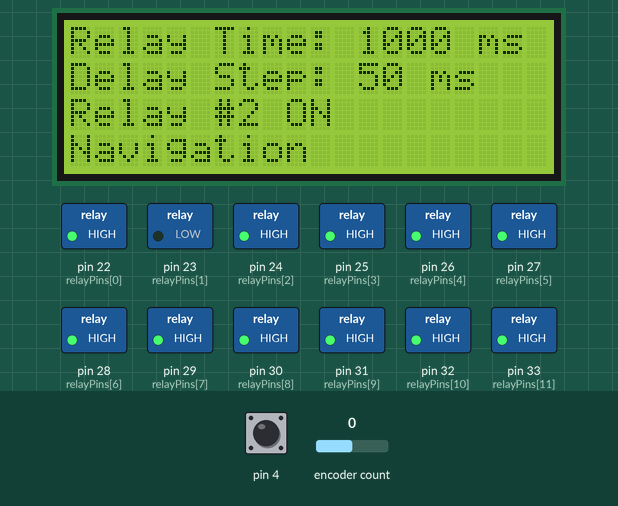
Simulated run of this sketch. Board: Arduino Mega 2560, built with avr-gcc and run on an emulated ATmega2560. On the bench: 20×4 character LCD, switched loads named in the sketch (green lamp = pin HIGH). The inputs (shaded band) are chosen by the test bench; at power-on: encoder count 0, pin 4 HIGH.

Above: at 1.6 s.
1.7 s: encoder count set to 1
At 2.6 s:
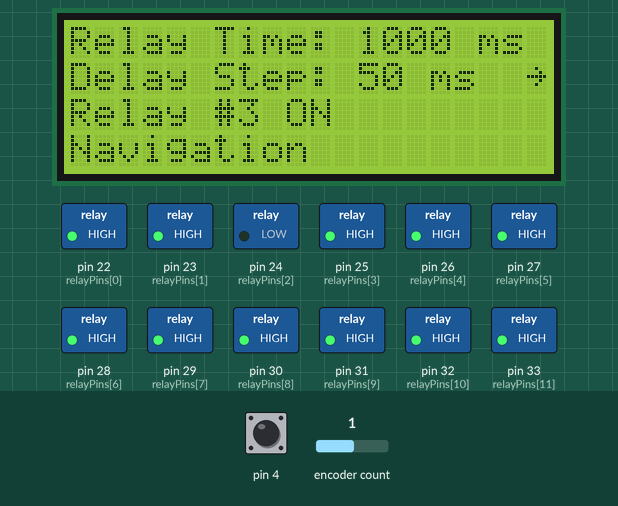
4.7 s: pin 4 pulled LOW for 0.15 s
At 5.8 s:
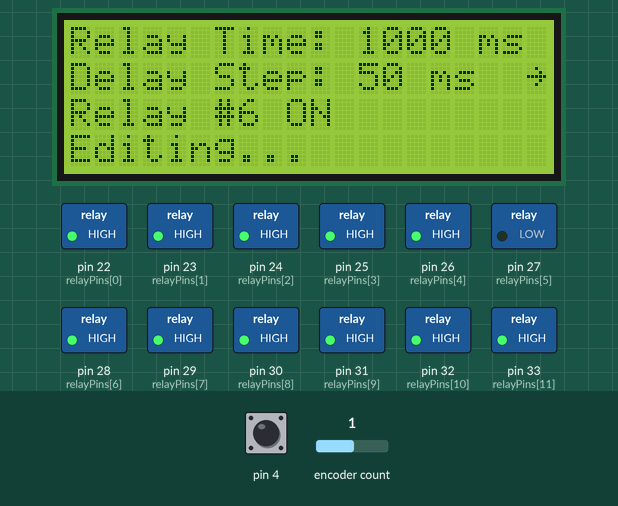
7.8 s: pin 4 pulled LOW for 0.15 s
At 8.8 s:
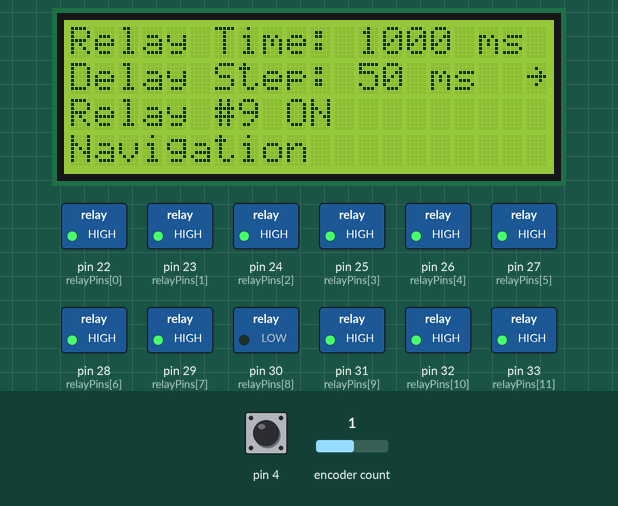
10.9 s: encoder count set to 0
At 11.8 s:
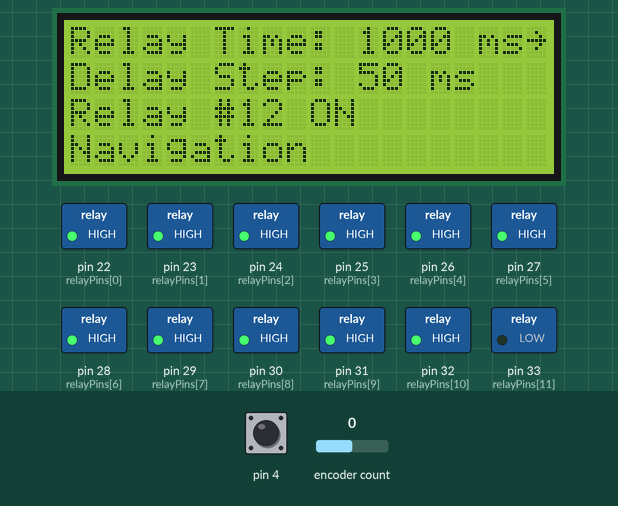
13.9 s: pin 4 pulled LOW for 0.15 s
At 15.7 s:
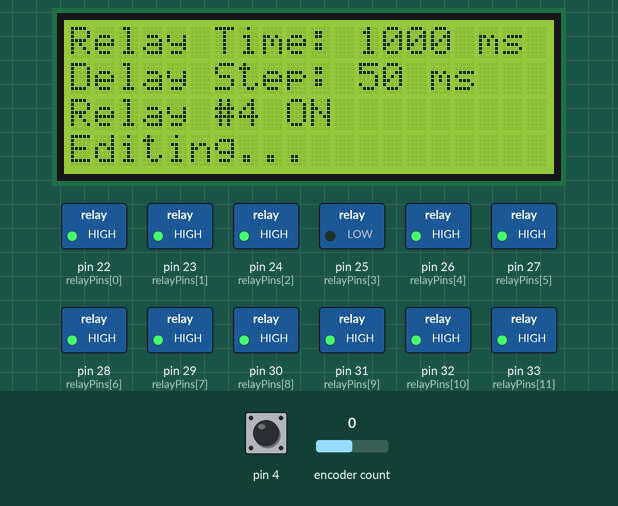
17.0 s: pin 4 pulled LOW for 0.15 s
At 18.8 s:
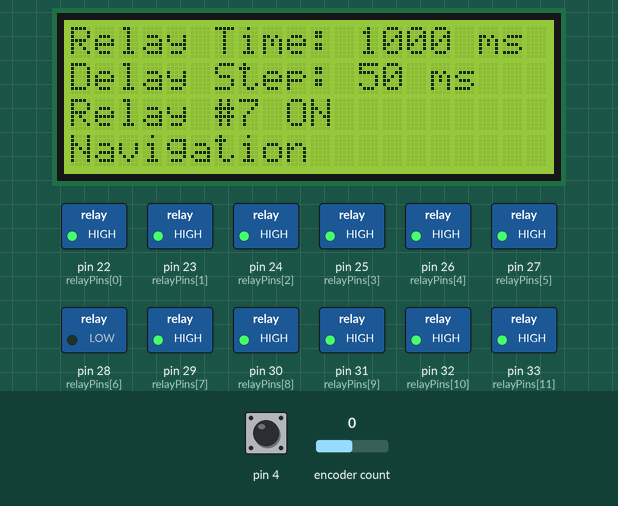
Timing chart, 0 to 21.1 s (numbered marks = the images above; inputs shaded):
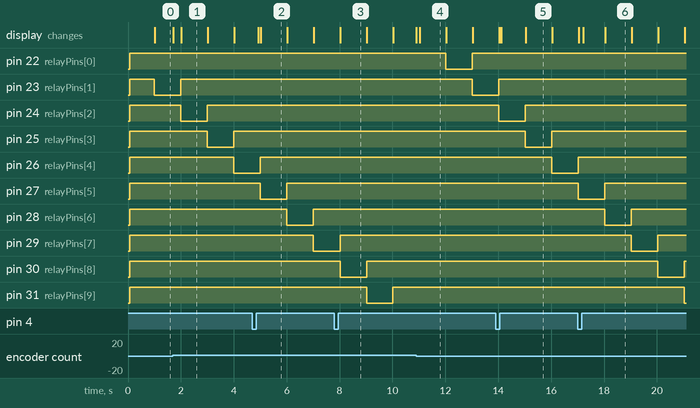

The sketch:

resistance_welding.ino
```cpp
#include <Wire.h>
#include <LiquidCrystal_I2C.h>
#include <GyverEncoder.h>

LiquidCrystal_I2C lcd(0x27, 20, 4); // Адрес I2C дисплея и размер 20x4
Encoder encoder(2, 3, 4);           // Пины CLK, DT, SW

const int relayPins[] = {22, 23, 24, 25, 26, 27, 28, 29, 30, 31, 32, 33};
const int relayCount = sizeof(relayPins) / sizeof(relayPins[0]);
int currentRelay = 0;
unsigned long relayDuration = 1000; // Время работы реле
int timaDelayRelay = 50;            // Задержка изменения времени
unsigned long lastRelaySwitchTime = 0;

int menuPos = 0;                    // Текущая позиция в меню
bool editMode = false;              // Режим редактирования (false — навигация, true — изменение)

// Значения для отображения в меню
const char* menuItems[] = {
  "Relay Time:",
  "Delay Step:"
};
const int menuCount = 2;

void setup() {
  Serial.begin(9600);
  encoder.setType(TYPE2); // Установка типа энкодера

  lcd.init();
  lcd.backlight();

  for (int i = 0; i < relayCount; i++) {
    pinMode(relayPins[i], OUTPUT);
    digitalWrite(relayPins[i], HIGH); // Все реле выключены
  }

  displayMenu(true); // Первичная отрисовка меню
}

void loop() {
  encoder.tick();

  if (encoder.isClick()) {
    editMode = !editMode; // Переключение между навигацией и редактированием
    displayMenu(true);    // Полная перерисовка меню
  }

  if (editMode) {
    handleEditMode();
  } else {
    handleNavigationMode();
  }

  handleRelayControl();
}

void handleEditMode() {
  int increment = 0;
  if (encoder.isRight()) increment = 1;
  if (encoder.isLeft()) increment = -1;

  if (menuPos == 0) {
    // Изменение relayDuration
    relayDuration += increment * timaDelayRelay;
    relayDuration = constrain(relayDuration, 100, 2000);
  } else if (menuPos == 1) {
    // Изменение timaDelayRelay
    timaDelayRelay += increment;
    timaDelayRelay = constrain(timaDelayRelay, 10, 50);
  }

  displayMenu(false); // Обновляем только измененные значения
}

void handleNavigationMode() {
  if (encoder.isRight()) menuPos++;
  if (encoder.isLeft()) menuPos--;

  menuPos = constrain(menuPos, 0, menuCount - 1);
  displayMenu(false); // Обновляем только курсор
}

void handleRelayControl() {
  if (millis() - lastRelaySwitchTime > relayDuration) {
    digitalWrite(relayPins[currentRelay], HIGH); // Выключаем текущее реле
    currentRelay = (currentRelay + 1) % relayCount; // Переходим к следующему реле
    digitalWrite(relayPins[currentRelay], LOW); // Включаем следующее реле
    lastRelaySwitchTime = millis(); // Сбрасываем таймер
    displayRelayInfo(); // Обновляем информацию о текущем реле
  }
}

void displayMenu(bool fullUpdate) {
  static int lastMenuPos = -1;
  static bool lastEditMode = false;
  static unsigned long lastRelayDuration = 0;
  static int lastTimaDelayRelay = 0;
  static int lastRelay = -1;

  if (fullUpdate || lastMenuPos != menuPos) {
    // Обновляем стрелку
    if (!fullUpdate) {
      lcd.setCursor(19, lastMenuPos);
      lcd.print(" ");
    }
    lcd.setCursor(19, menuPos);
    lcd.write(126);
    lastMenuPos = menuPos;
  }

  if (fullUpdate || lastRelayDuration != relayDuration) {
    lcd.setCursor(0, 0);
    lcd.print(menuItems[0]);
    lcd.setCursor(12, 0);
    lcd.print(relayDuration);
    lcd.print(" ms ");
    lastRelayDuration = relayDuration;
  }

  if (fullUpdate || lastTimaDelayRelay != timaDelayRelay) {
    lcd.setCursor(0, 1);
    lcd.print(menuItems[1]);
    lcd.setCursor(12, 1);
    lcd.print(timaDelayRelay);
    lcd.print(" ms ");
    lastTimaDelayRelay = timaDelayRelay;
  }

  if (fullUpdate || lastRelay != currentRelay) {
    lcd.setCursor(0, 2);
    lcd.print("Relay #");
    lcd.print(currentRelay + 1);
    lcd.print(" ON ");
    lastRelay = currentRelay;
  }

  if (fullUpdate || lastEditMode != editMode) {
    lcd.setCursor(0, 3);
    lcd.print(editMode ? "Editing...         " : "Navigation         ");
    lastEditMode = editMode;
  }
}

void displayRelayInfo() {
  lcd.setCursor(0, 2);
  lcd.print("Relay #");
  lcd.print(currentRelay + 1);
  lcd.print(" ON ");
}
```

Measured:
- after the input at 1.7 s, the display: first changes at once (image 1 shows a later state)
- after the input at 4.7 s, the display: first changes after 0.22 s (image 2 shows a later state)
- after the input at 7.8 s, the display: changes after 0.23 s (image 3)
- after the input at 10.9 s, the display: first changes at once (image 4 shows a later state)
- after the input at 13.9 s, the display: first differs from a run without the input after 0.21 s (image 5 shows a later state)
- after the input at 17.0 s, the display: first differs from a run without the input after 0.21 s (image 6 shows a later state)
- what the display in image 1 shows lasts 1.0 s, from 2.0 s to 3.0 s
